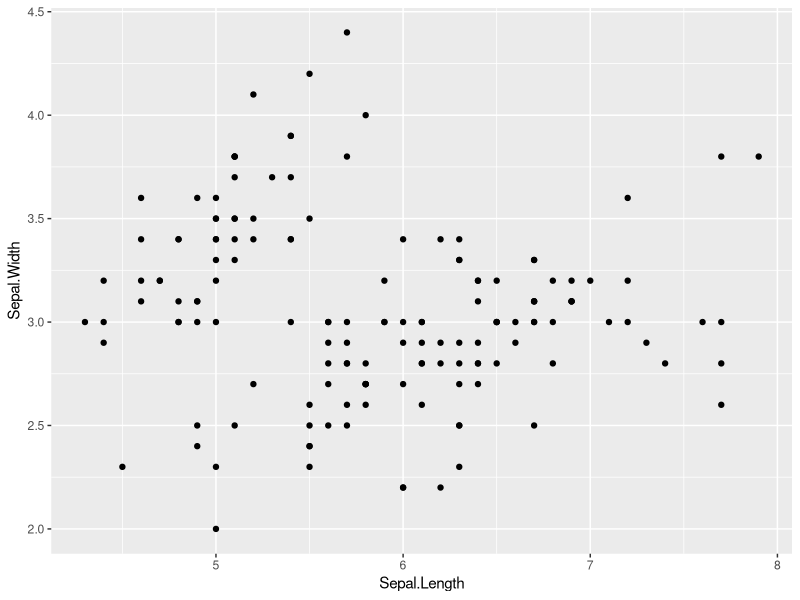
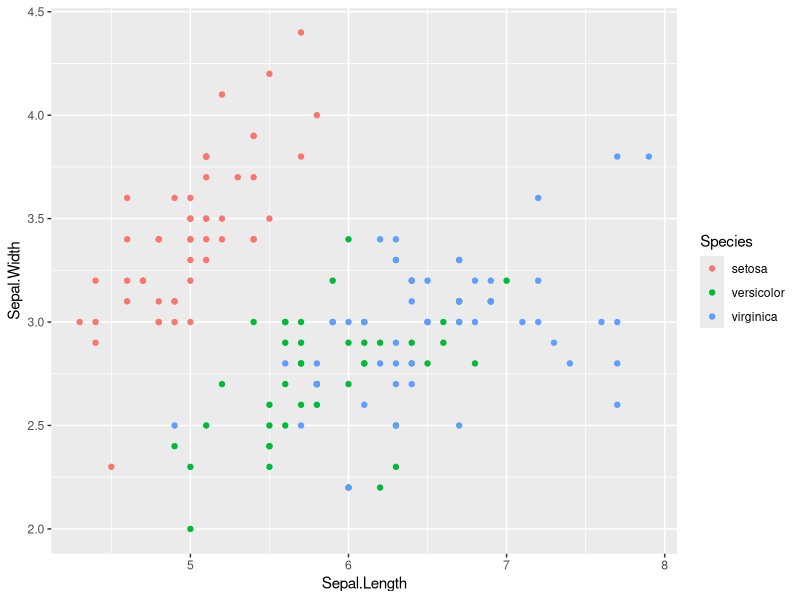
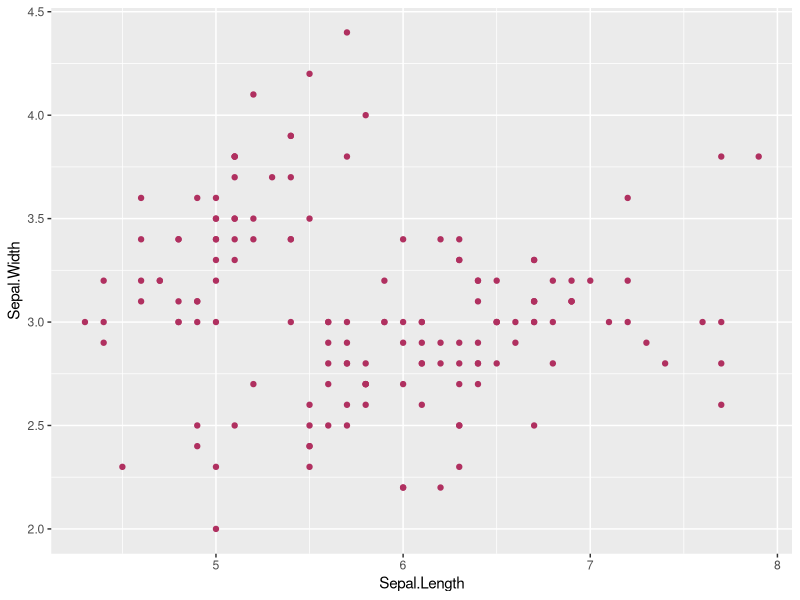
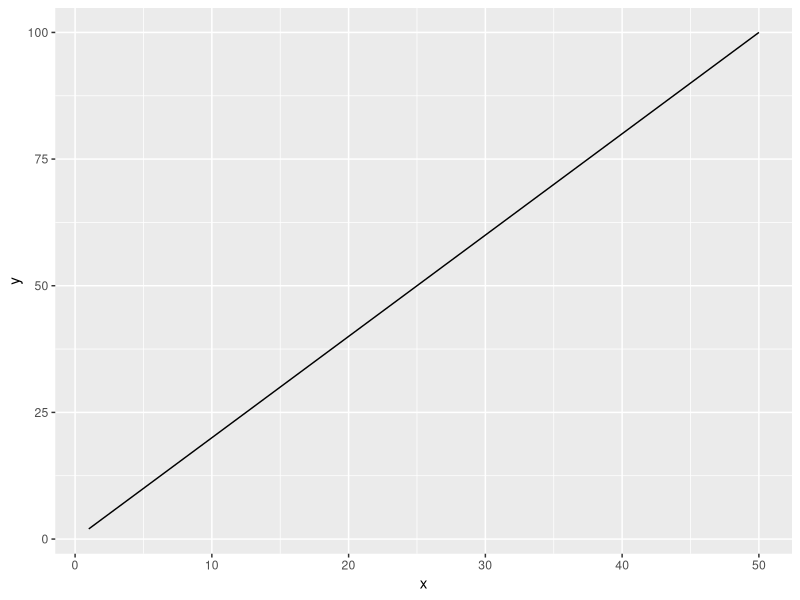
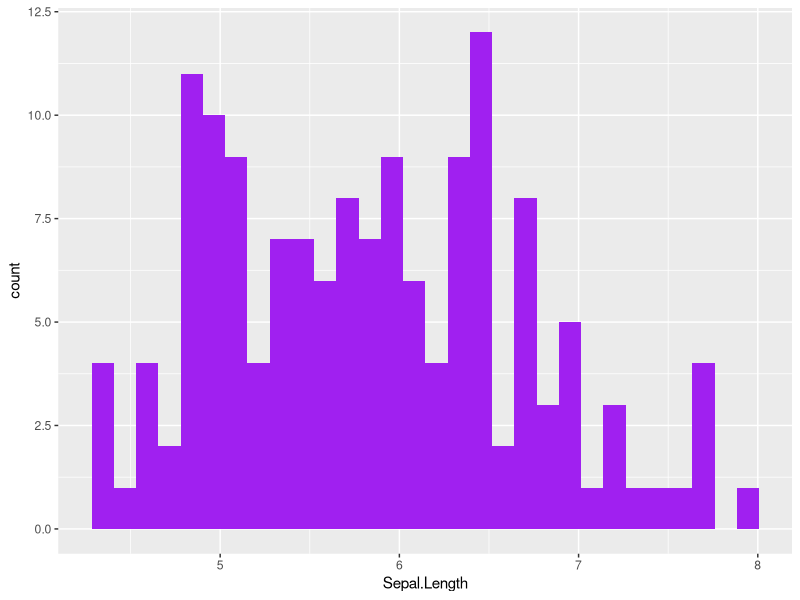
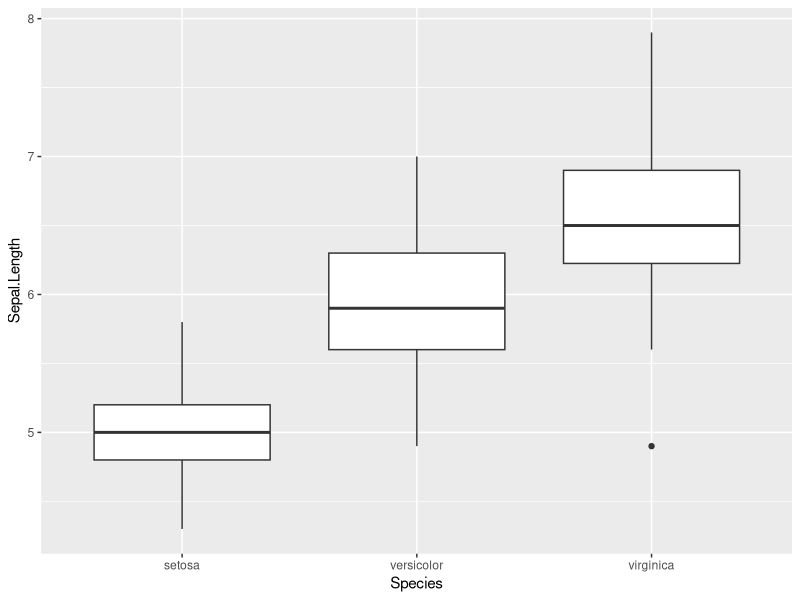
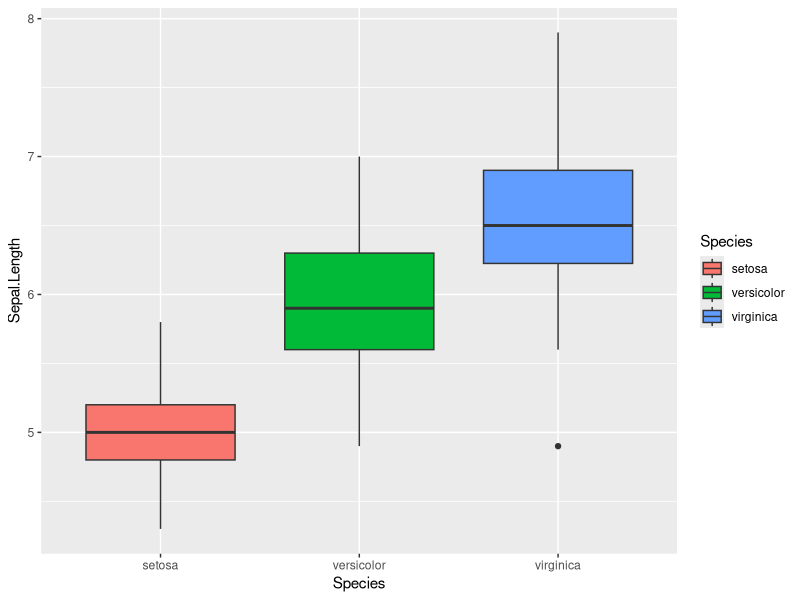
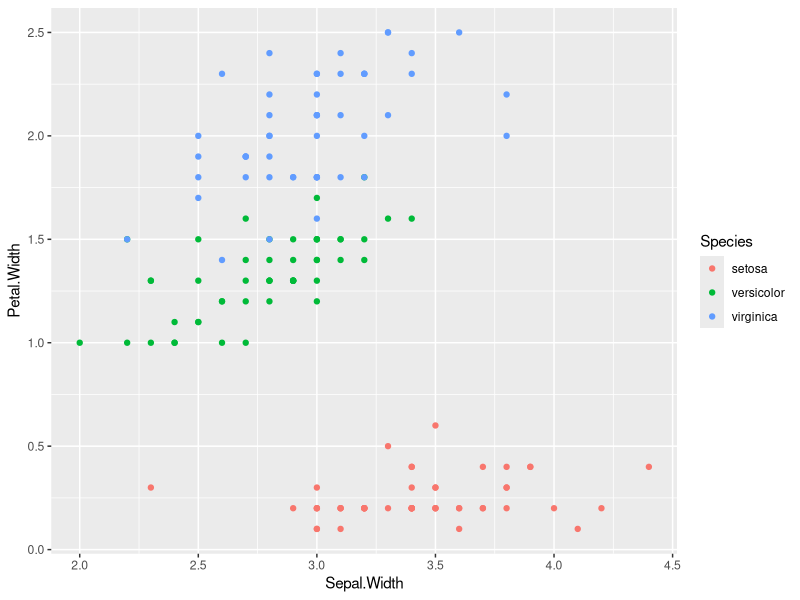

These charts were generated, in order, by the following R code:
library(tidyverse)



# point figure -------------ctrl + shift + R-----------------------------------

## ctrl shift m for pipe 
iris %>% 
  ggplot(
    aes(x = Sepal.Length, 
        y = Sepal.Width)
  ) + geom_point()
## point information with data, color in aes
iris %>% 
  ggplot(
    aes(x = Sepal.Length, 
        y = Sepal.Width,
        color = Species)
  ) + geom_point()
## point information without data, color in geom
iris %>% 
  ggplot(
    aes(x = Sepal.Length, 
        y = Sepal.Width)
  ) + geom_point( color = "maroon")


# line figure -------------------------------------------------------------

df_x <- tibble(x = 1:50,
               y = x * 2)
df_x %>%
  ggplot(
    aes(x = x, 
        y = y)
  ) + geom_line()


# histogram ---------------------------------------------------------------

iris %>% 
  ggplot(
    aes(x = Sepal.Length)
  ) + geom_histogram(fill = "purple")


# boxplot -----------------------------------------------------------------
## bottom up, min?, 25%, median, 75% max?


iris %>% 
  ggplot(
    aes(x = Species, y = Sepal.Length)
  ) + geom_boxplot()

iris %>% 
  ggplot(
    aes(x = Species, y = Sepal.Length, fill = Species)
  ) + geom_boxplot()


# exercise ---------------------------------------------------------------

# Q1 Using iris, identify the longest Sepal.Length using arrange()
iris %>%
  arrange(desc(Sepal.Length))
# A1 7.9

#Q2 Using iris, filter individuals with Sepal.Width > 3.0

iris %>% 
  filter(Sepal.Width > 3.0)

#Q3 Using iris, select the columns Petal.Length/Width
# and arrange the order of rows by Petal.Length
# Assign result to object "df_petal"

df_petal <- iris %>% 
  select(Petal.Length, Petal.Width) %>% 
  arrange(desc(Petal.Length))
view(df_petal)

#Q4 Calculate mean Sepal Width by Species

df_mean <- iris %>%
  group_by(Species) %>% 
  summarize(mean(Sepal.Width)) %>% 
ungroup()
view(df_mean)

#Q5 Create a point figure of petal width (y) and sepal width (x)
# with colors distinguishing species

iris %>% 
  ggplot(aes(x = Sepal.Width,
             y = Petal.Width,
             color = Species)) + 
  geom_point()
